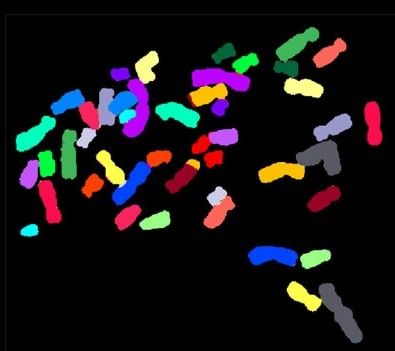
%> input picture SignalProcessing/ImageProcessing_SimpleTasks/rice.png.jpg, 395 x 351 px
$ octave KohLab2Z5.m   (GNU Octave 9; MATLAB toolbox functions it lacks are replaced by stand-ins)
%> lines starting %> are read from the running program, lines starting %| are printed output that depends on the picture; in (x1, y1, x2, y2) boxes, pixels count from 0 and x2, y2 are one past the last pixel; in counts of white or black regions, pixels touching at a corner belong together; the program's own positions count from 1
clc;

imfinfo('rice.png.jpg')
A=imread('rice.png.jpg');
%> A is the input picture: size 351x395x3 uint8; mean R, G, B 24.6, 21.2, 23.3
B=rgb2gray(A);
T = 0.5;
D = medfilt2(B, [8 8]);
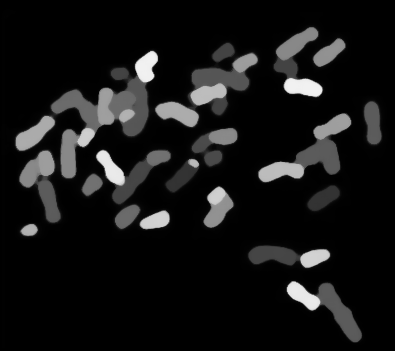
%> D: size 351x395 uint8; min 0, max 241, mean 21.6
C = im2bw(D,T);
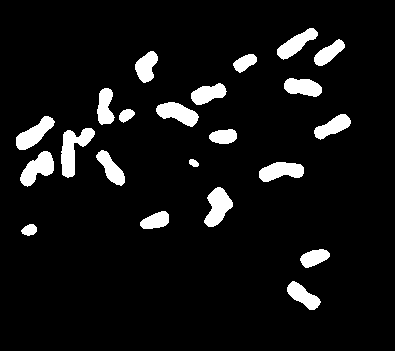
%> C: size 351x395 logical; 7.4% white; 22 white regions
figure(1)
imhist(B)
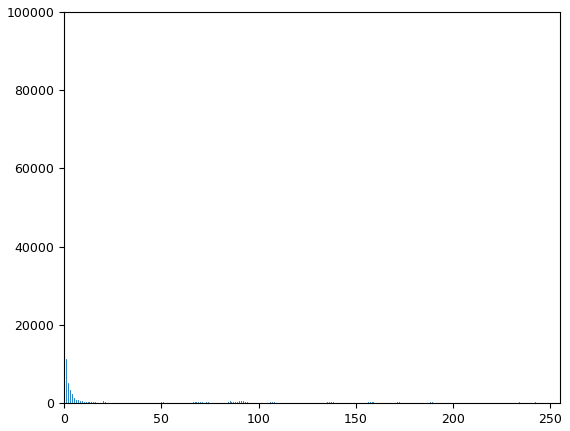
%> figure redrawn from the program's plot data; highest point at x = 0, y = 84748
figure(2)
subplot(121)
imshow(A)
subplot(122)
imshow(C)

se = strel('disk',15);
background = imopen(A,se);

figure(4)
imshow(C)
[L,n]=bwlabel(C,4);
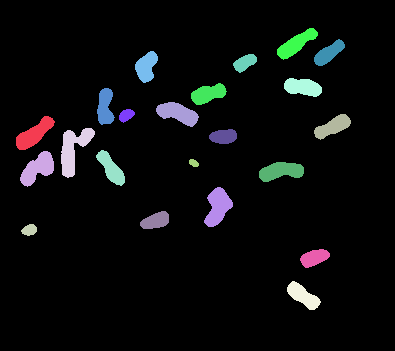
%> L: size 351x395 double; 23 distinct labels, from 0 to 22; one colour per label, 0 black
%> n = 22
feats=regionprops(L,'all');
%> feats = 22 regions; largest, box (x1, y1, x2, y2), Area, Centroid, MajorAxisLength, MinorAxisLength and Eccentricity: (61, 128, 95, 178) 816 [73.8 149.9] 59.08 26.74 0.892, (204, 187, 233, 227) 688 [218.5 207.3] 42.13 23.16 0.835, (20, 151, 54, 187) 670 [38.3 169.1] 44 21.59 0.871
Array = [feats.Orientation];
%> Array = 22 values, max 89.14 at index 6, min -55.09 at index 5, mean 21.34
%Array = find (Array1 > 0.94);
Min = min(Array);
%> Min = -55.09
Max = max(Array);
%> Max = 89.14
Mean = mean(Array);
%> Mean = 21.34
Std = std(Array);
%> Std = 36.36
figure('Name', 'histogram for orientation'), hist(Array, 20);
%> after `hist(Array, 20)`:
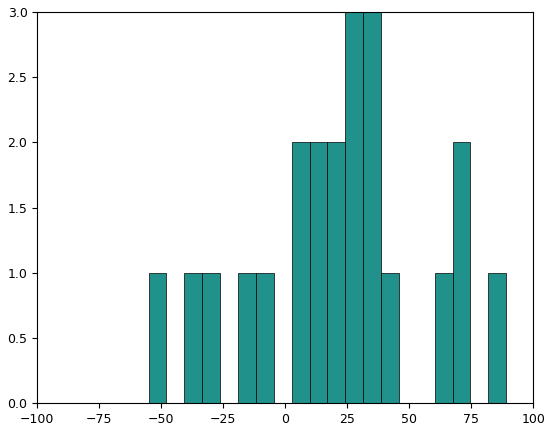
%> figure redrawn from the program's plot data; tallest bar 3 high, from x = 24.24 to 31.45
idx = find(Array< (Mean-Std));
%> idx = [5 10 11 19]
L2 = ismember(L, idx);
%> L2: size 351x395 logical; 1.2% white; 4 white regions, box (x1, y1, x2, y2) and area: (156, 102, 199, 127) 630, (287, 281, 321, 310) 495, (96, 150, 125, 186) 494, (189, 159, 199, 167) 59
L2 = 1.*L2;
figure('Name', 'Objects below mean-std: orientation'), imshow(L2);
idx = find(Array > (Mean+Std));
%> idx = [4 6 8 13]
L2 = ismember(L, idx);
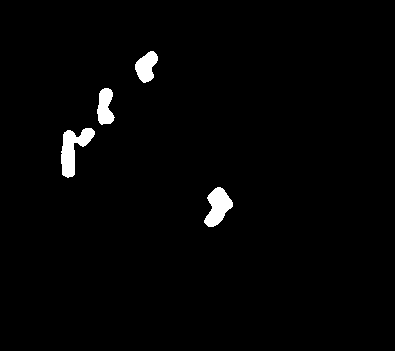
%> L2: size 351x395 logical; 1.8% white; 4 white regions, box (x1, y1, x2, y2) and area: (61, 128, 95, 178) 816, (204, 187, 233, 227) 688, (135, 51, 158, 83) 474, (97, 88, 115, 125) 465
L2 = 1.*L2;
figure('Name', 'Objects above mean+std: orientation'), imshow(L2);
idx = find((Array < (Mean+Std)) & (Array > (Mean-Std)));
%> idx = [1 2 3 7 9 12 14 15 16 17 18 20 21 22]
L2 = ismember(L, idx);
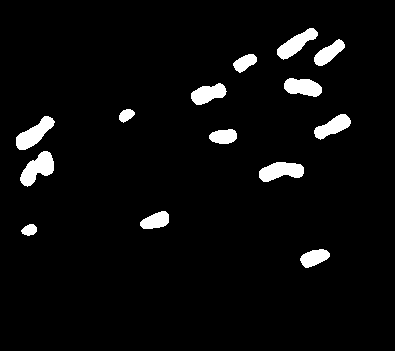
%> L2: size 351x395 logical; 4.4% white; 14 white regions, largest, box (x1, y1, x2, y2) and area: (20, 151, 54, 187) 670, (16, 116, 55, 150) 626, (259, 162, 304, 182) 621
L2 = 1.*L2;
figure( 'Name', 'Objects between mean-std and mean+std: orientation'), imshow(L2);
